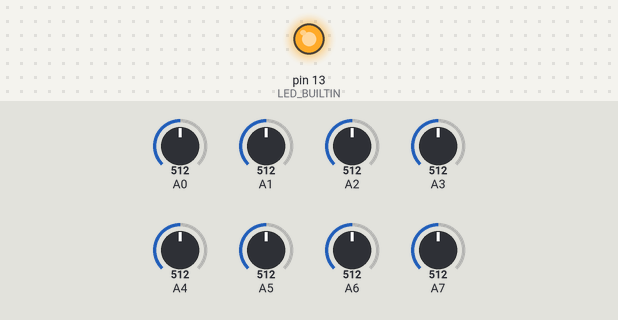
Bench run of a sketch on a simulated Arduino Nano, built with avr-gcc and run on an emulated ATmega328P. On the bench: output pins drawn as LEDs (lit = HIGH). The inputs (shaded band) are chosen by the test bench; at power-on: A0 = 512, A1 = 512, A2 = 512, A3 = 512, A4 = 512, A5 = 512, A6 = 512, A7 = 512. What the sketch prints to the serial monitor is not drawn.

Above: at 0.6 s.
At 12.7 s:
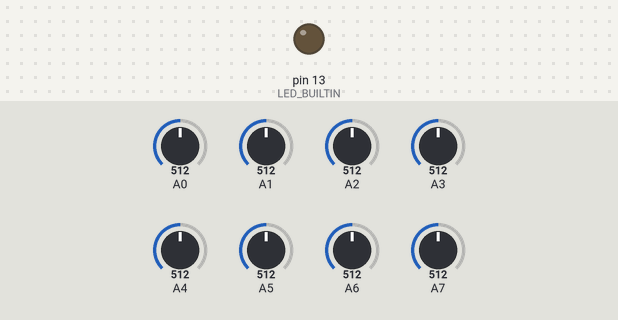
12.8 s: A0 set to 390
14.5 s: A1 set to 390
16.0 s: A2 set to 390
17.5 s: A3 set to 390
19.0 s: A4 set to 390
20.6 s: A5 set to 390
Timing chart, 0 to 23.1 s (numbered marks = the images above; inputs shaded):
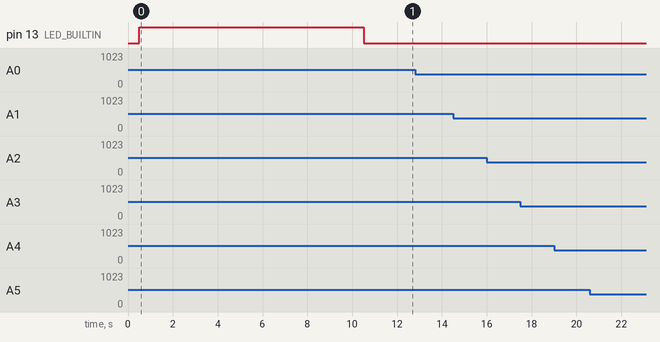

Measured:
- after the input at 12.8 s, every drawn part: stays the same
- after the input at 14.5 s, every drawn part: stays the same
- after the input at 16.0 s, every drawn part: stays the same
- after the input at 17.5 s, every drawn part: stays the same
- after the input at 19.0 s, every drawn part: stays the same
- after the input at 20.6 s, every drawn part: stays the same

The sketch:

QTRA_readline.ino
```cpp
#include <QTRSensors.h>

// This example is designed for use with six analog QTR sensors. These
// reflectance sensors should be connected to analog pins A0 to A5. The
// sensors' emitter control pin (CTRL or LEDON) can optionally be connected to
// digital pin 2, or you can leave it disconnected and remove the call to
// setEmitterPin().
//
// The setup phase of this example calibrates the sensors for ten seconds and
// turns on the Arduino's LED (usually on pin 13) while calibration is going
// on. During this phase, you should expose each reflectance sensor to the
// lightest and darkest readings they will encounter. For example, if you are
// making a line follower, you should slide the sensors across the line during
// the calibration phase so that each sensor can get a reading of how dark the
// line is and how light the ground is. Improper calibration will result in
// poor readings.
//
// The main loop of the example reads the calibrated sensor values and uses
// them to estimate the position of a line. You can test this by taping a piece
// of 3/4" black electrical tape to a piece of white paper and sliding the
// sensor across it. It prints the sensor values to the serial monitor as
// numbers from 0 (maximum reflectance) to 1000 (minimum reflectance) followed
// by the estimated location of the line as a number from 0 to 5000. 1000 means
// the line is directly under sensor 1, 2000 means directly under sensor 2,
// etc. 0 means the line is directly under sensor 0 or was last seen by sensor
// 0 before being lost. 5000 means the line is directly under sensor 5 or was
// last seen by sensor 5 before being lost.

QTRSensors qtr;

const uint8_t SensorCount = 8;
uint16_t sensorValues[SensorCount];
bool debug = LOW;
byte p[2];

void setup()
{
  // configure the sensors
  qtr.setTypeAnalog();
  qtr.setSensorPins((const uint8_t[]){A0, A1, A2, A3, A4, A5, A6, A7}, SensorCount);
  qtr.setEmitterPin(2);

  delay(500);
  pinMode(LED_BUILTIN, OUTPUT);
  digitalWrite(LED_BUILTIN, HIGH); // turn on Arduino's LED to indicate we are in calibration mode

  // analogRead() takes about 0.1 ms on an AVR.
  // 0.1 ms per sensor * 4 samples per sensor read (default) * 6 sensors
  // * 10 reads per calibrate() call = ~24 ms per calibrate() call.
  // Call calibrate() 400 times to make calibration take about 10 seconds.
  for (uint16_t i = 0; i < 400; i++)
  {
    qtr.calibrate();
  }
  digitalWrite(LED_BUILTIN, LOW); // turn off Arduino's LED to indicate we are through with calibration

  // print the calibration minimum values measured when emitters were on
  Serial.begin(9600);
  for (uint8_t i = 0; i < SensorCount; i++)
  {
    Serial.print(qtr.calibrationOn.minimum[i]);
    Serial.print(' ');
  }
  Serial.println();

  // print the calibration maximum values measured when emitters were on
  for (uint8_t i = 0; i < SensorCount; i++)
  {
    Serial.print(qtr.calibrationOn.maximum[i]);
    Serial.print(' ');
  }
  Serial.println();
  Serial.println();
  delay(1000);
}

void loop()
{
  // read calibrated sensor values and obtain a measure of the line position
  // from 0 to 5000 (for a white line, use readLineWhite() instead)
  int position = qtr.readLineBlack(sensorValues);

  // print the sensor values as numbers from 0 to 1000, where 0 means maximum
  // reflectance and 1000 means minimum reflectance, followed by the line
  // position
  if(debug==HIGH){
    for (uint8_t i = 0; i < SensorCount; i++)
    {
      Serial.print(sensorValues[i]);
      Serial.print('\t');
    }
    Serial.print("position:");
    Serial.println(position);

    p[0] = highByte(position);
    p[1] = lowByte(position);

    Serial.print('p[0]=');
    Serial.print(p[0]);
    Serial.print(' p[1]=');
    Serial.print(p[1]);
    Serial.print(" int=");
    Serial.println((p[0]<<8)+p[1]);//cheat
  }else{
    //Serial.write(position);
    p[0] = highByte(position);
    p[1] = lowByte(position);
    Serial.write(p,sizeof(p));
  }
  delay(10);
}
```
